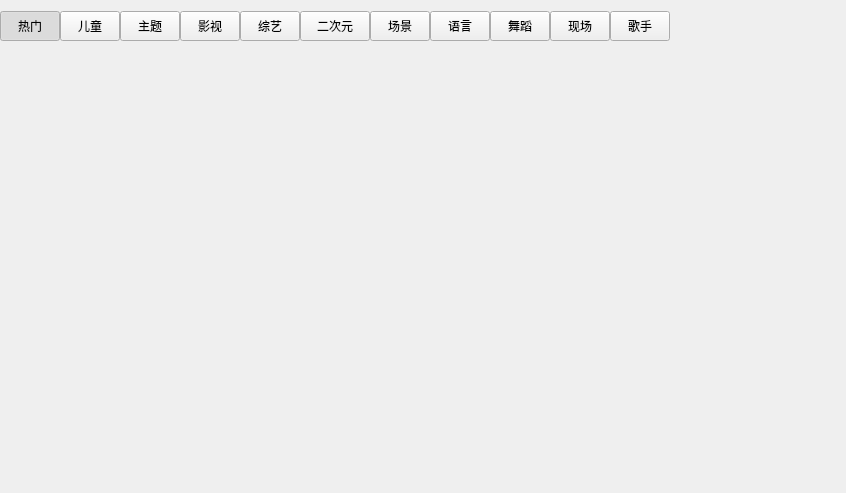
<?xml version="1.0" encoding="UTF-8"?>
<ui version="4.0">
 <class>VideoChannelWidget</class>
 <widget class="QWidget" name="VideoChannelWidget">
  <property name="geometry">
   <rect>
    <x>0</x>
    <y>0</y>
    <width>846</width>
    <height>493</height>
   </rect>
  </property>
  <property name="windowTitle">
   <string>VideoChannelWidget</string>
  </property>
  <layout class="QVBoxLayout" name="verticalLayout_2">
   <property name="spacing">
    <number>0</number>
   </property>
   <property name="leftMargin">
    <number>0</number>
   </property>
   <property name="rightMargin">
    <number>0</number>
   </property>
   <item>
    <widget class="QWidget" name="title_widget" native="true">
     <property name="sizePolicy">
      <sizepolicy hsizetype="Expanding" vsizetype="Preferred">
       <horstretch>0</horstretch>
       <verstretch>0</verstretch>
      </sizepolicy>
     </property>
     <layout class="QHBoxLayout" name="horizontalLayout">
      <property name="spacing">
       <number>0</number>
      </property>
      <property name="leftMargin">
       <number>0</number>
      </property>
      <property name="topMargin">
       <number>0</number>
      </property>
      <item>
       <widget class="QPushButton" name="popular_pushButton">
        <property name="sizePolicy">
         <sizepolicy hsizetype="Fixed" vsizetype="Fixed">
          <horstretch>0</horstretch>
          <verstretch>0</verstretch>
         </sizepolicy>
        </property>
        <property name="minimumSize">
         <size>
          <width>60</width>
          <height>30</height>
         </size>
        </property>
        <property name="maximumSize">
         <size>
          <width>60</width>
          <height>30</height>
         </size>
        </property>
        <property name="cursor">
         <cursorShape>PointingHandCursor</cursorShape>
        </property>
        <property name="text">
         <string>热门</string>
        </property>
        <property name="checkable">
         <bool>true</bool>
        </property>
        <property name="checked">
         <bool>true</bool>
        </property>
       </widget>
      </item>
      <item>
       <widget class="QPushButton" name="children_pushButton">
        <property name="sizePolicy">
         <sizepolicy hsizetype="Fixed" vsizetype="Fixed">
          <horstretch>0</horstretch>
          <verstretch>0</verstretch>
         </sizepolicy>
        </property>
        <property name="minimumSize">
         <size>
          <width>60</width>
          <height>30</height>
         </size>
        </property>
        <property name="maximumSize">
         <size>
          <width>60</width>
          <height>30</height>
         </size>
        </property>
        <property name="cursor">
         <cursorShape>PointingHandCursor</cursorShape>
        </property>
        <property name="text">
         <string>儿童</string>
        </property>
        <property name="checkable">
         <bool>true</bool>
        </property>
       </widget>
      </item>
      <item>
       <widget class="QPushButton" name="theme_pushButton">
        <property name="sizePolicy">
         <sizepolicy hsizetype="Fixed" vsizetype="Fixed">
          <horstretch>0</horstretch>
          <verstretch>0</verstretch>
         </sizepolicy>
        </property>
        <property name="minimumSize">
         <size>
          <width>60</width>
          <height>30</height>
         </size>
        </property>
        <property name="maximumSize">
         <size>
          <width>60</width>
          <height>30</height>
         </size>
        </property>
        <property name="cursor">
         <cursorShape>PointingHandCursor</cursorShape>
        </property>
        <property name="text">
         <string>主题</string>
        </property>
        <property name="checkable">
         <bool>true</bool>
        </property>
       </widget>
      </item>
      <item>
       <widget class="QPushButton" name="film_pushButton">
        <property name="sizePolicy">
         <sizepolicy hsizetype="Fixed" vsizetype="Fixed">
          <horstretch>0</horstretch>
          <verstretch>0</verstretch>
         </sizepolicy>
        </property>
        <property name="minimumSize">
         <size>
          <width>60</width>
          <height>30</height>
         </size>
        </property>
        <property name="maximumSize">
         <size>
          <width>60</width>
          <height>30</height>
         </size>
        </property>
        <property name="cursor">
         <cursorShape>PointingHandCursor</cursorShape>
        </property>
        <property name="text">
         <string>影视</string>
        </property>
        <property name="checkable">
         <bool>true</bool>
        </property>
       </widget>
      </item>
      <item>
       <widget class="QPushButton" name="variety_pushButton">
        <property name="sizePolicy">
         <sizepolicy hsizetype="Fixed" vsizetype="Fixed">
          <horstretch>0</horstretch>
          <verstretch>0</verstretch>
         </sizepolicy>
        </property>
        <property name="minimumSize">
         <size>
          <width>60</width>
          <height>30</height>
         </size>
        </property>
        <property name="maximumSize">
         <size>
          <width>60</width>
          <height>30</height>
         </size>
        </property>
        <property name="cursor">
         <cursorShape>PointingHandCursor</cursorShape>
        </property>
        <property name="text">
         <string>综艺</string>
        </property>
        <property name="checkable">
         <bool>true</bool>
        </property>
       </widget>
      </item>
      <item>
       <widget class="QPushButton" name="ACGN_pushButton">
        <property name="sizePolicy">
         <sizepolicy hsizetype="Fixed" vsizetype="Fixed">
          <horstretch>0</horstretch>
          <verstretch>0</verstretch>
         </sizepolicy>
        </property>
        <property name="minimumSize">
         <size>
          <width>70</width>
          <height>30</height>
         </size>
        </property>
        <property name="maximumSize">
         <size>
          <width>70</width>
          <height>30</height>
         </size>
        </property>
        <property name="cursor">
         <cursorShape>PointingHandCursor</cursorShape>
        </property>
        <property name="text">
         <string>二次元</string>
        </property>
        <property name="checkable">
         <bool>true</bool>
        </property>
       </widget>
      </item>
      <item>
       <widget class="QPushButton" name="scene_pushButton">
        <property name="sizePolicy">
         <sizepolicy hsizetype="Fixed" vsizetype="Fixed">
          <horstretch>0</horstretch>
          <verstretch>0</verstretch>
         </sizepolicy>
        </property>
        <property name="minimumSize">
         <size>
          <width>60</width>
          <height>30</height>
         </size>
        </property>
        <property name="maximumSize">
         <size>
          <width>60</width>
          <height>30</height>
         </size>
        </property>
        <property name="cursor">
         <cursorShape>PointingHandCursor</cursorShape>
        </property>
        <property name="text">
         <string>场景</string>
        </property>
        <property name="checkable">
         <bool>true</bool>
        </property>
       </widget>
      </item>
      <item>
       <widget class="QPushButton" name="language_pushButton">
        <property name="sizePolicy">
         <sizepolicy hsizetype="Fixed" vsizetype="Fixed">
          <horstretch>0</horstretch>
          <verstretch>0</verstretch>
         </sizepolicy>
        </property>
        <property name="minimumSize">
         <size>
          <width>60</width>
          <height>30</height>
         </size>
        </property>
        <property name="maximumSize">
         <size>
          <width>60</width>
          <height>30</height>
         </size>
        </property>
        <property name="cursor">
         <cursorShape>PointingHandCursor</cursorShape>
        </property>
        <property name="text">
         <string>语言</string>
        </property>
        <property name="checkable">
         <bool>true</bool>
        </property>
       </widget>
      </item>
      <item>
       <widget class="QPushButton" name="dance_pushButton">
        <property name="sizePolicy">
         <sizepolicy hsizetype="Fixed" vsizetype="Fixed">
          <horstretch>0</horstretch>
          <verstretch>0</verstretch>
         </sizepolicy>
        </property>
        <property name="minimumSize">
         <size>
          <width>60</width>
          <height>30</height>
         </size>
        </property>
        <property name="maximumSize">
         <size>
          <width>60</width>
          <height>30</height>
         </size>
        </property>
        <property name="cursor">
         <cursorShape>PointingHandCursor</cursorShape>
        </property>
        <property name="text">
         <string>舞蹈</string>
        </property>
        <property name="checkable">
         <bool>true</bool>
        </property>
       </widget>
      </item>
      <item>
       <widget class="QPushButton" name="site_pushButton">
        <property name="sizePolicy">
         <sizepolicy hsizetype="Fixed" vsizetype="Fixed">
          <horstretch>0</horstretch>
          <verstretch>0</verstretch>
         </sizepolicy>
        </property>
        <property name="minimumSize">
         <size>
          <width>60</width>
          <height>30</height>
         </size>
        </property>
        <property name="maximumSize">
         <size>
          <width>60</width>
          <height>30</height>
         </size>
        </property>
        <property name="cursor">
         <cursorShape>PointingHandCursor</cursorShape>
        </property>
        <property name="text">
         <string>现场</string>
        </property>
        <property name="checkable">
         <bool>true</bool>
        </property>
       </widget>
      </item>
      <item>
       <widget class="QPushButton" name="singer_pushButton">
        <property name="sizePolicy">
         <sizepolicy hsizetype="Fixed" vsizetype="Fixed">
          <horstretch>0</horstretch>
          <verstretch>0</verstretch>
         </sizepolicy>
        </property>
        <property name="minimumSize">
         <size>
          <width>60</width>
          <height>30</height>
         </size>
        </property>
        <property name="maximumSize">
         <size>
          <width>60</width>
          <height>30</height>
         </size>
        </property>
        <property name="cursor">
         <cursorShape>PointingHandCursor</cursorShape>
        </property>
        <property name="text">
         <string>歌手</string>
        </property>
        <property name="checkable">
         <bool>true</bool>
        </property>
       </widget>
      </item>
      <item>
       <spacer name="horizontalSpacer">
        <property name="orientation">
         <enum>Qt::Horizontal</enum>
        </property>
        <property name="sizeHint" stdset="0">
         <size>
          <width>20</width>
          <height>20</height>
         </size>
        </property>
       </spacer>
      </item>
     </layout>
    </widget>
   </item>
   <item>
    <widget class="MyScrollArea" name="scrollArea">
     <property name="frameShape">
      <enum>QFrame::NoFrame</enum>
     </property>
     <property name="horizontalScrollBarPolicy">
      <enum>Qt::ScrollBarAlwaysOff</enum>
     </property>
     <property name="widgetResizable">
      <bool>true</bool>
     </property>
     <property name="alignment">
      <set>Qt::AlignLeading|Qt::AlignLeft|Qt::AlignVCenter</set>
     </property>
     <widget class="QWidget" name="scrollAreaWidgetContents">
      <property name="geometry">
       <rect>
        <x>0</x>
        <y>0</y>
        <width>846</width>
        <height>307</height>
       </rect>
      </property>
      <property name="sizePolicy">
       <sizepolicy hsizetype="Expanding" vsizetype="Preferred">
        <horstretch>0</horstretch>
        <verstretch>0</verstretch>
       </sizepolicy>
      </property>
      <layout class="QVBoxLayout" name="verticalLayout_3">
       <property name="spacing">
        <number>0</number>
       </property>
       <property name="leftMargin">
        <number>0</number>
       </property>
       <property name="topMargin">
        <number>0</number>
       </property>
       <property name="rightMargin">
        <number>0</number>
       </property>
       <property name="bottomMargin">
        <number>0</number>
       </property>
       <item>
        <widget class="QWidget" name="table_widget" native="true">
         <property name="sizePolicy">
          <sizepolicy hsizetype="Expanding" vsizetype="Preferred">
           <horstretch>0</horstretch>
           <verstretch>0</verstretch>
          </sizepolicy>
         </property>
         <layout class="QVBoxLayout" name="verticalLayout">
          <property name="spacing">
           <number>0</number>
          </property>
          <property name="leftMargin">
           <number>0</number>
          </property>
          <property name="topMargin">
           <number>0</number>
          </property>
          <property name="rightMargin">
           <number>9</number>
          </property>
          <property name="bottomMargin">
           <number>0</number>
          </property>
          <item>
           <spacer name="verticalSpacer">
            <property name="orientation">
             <enum>Qt::Vertical</enum>
            </property>
            <property name="sizeHint" stdset="0">
             <size>
              <width>20</width>
              <height>307</height>
             </size>
            </property>
           </spacer>
          </item>
         </layout>
        </widget>
       </item>
      </layout>
     </widget>
    </widget>
   </item>
   <item>
    <spacer name="verticalSpacer_2">
     <property name="orientation">
      <enum>Qt::Vertical</enum>
     </property>
     <property name="sizeHint" stdset="0">
      <size>
       <width>20</width>
       <height>40</height>
      </size>
     </property>
    </spacer>
   </item>
  </layout>
 </widget>
 <customwidgets>
  <customwidget>
   <class>MyScrollArea</class>
   <extends>QScrollArea</extends>
   <header>MyScrollArea.h</header>
   <container>1</container>
  </customwidget>
 </customwidgets>
 <resources/>
 <connections/>
</ui>
